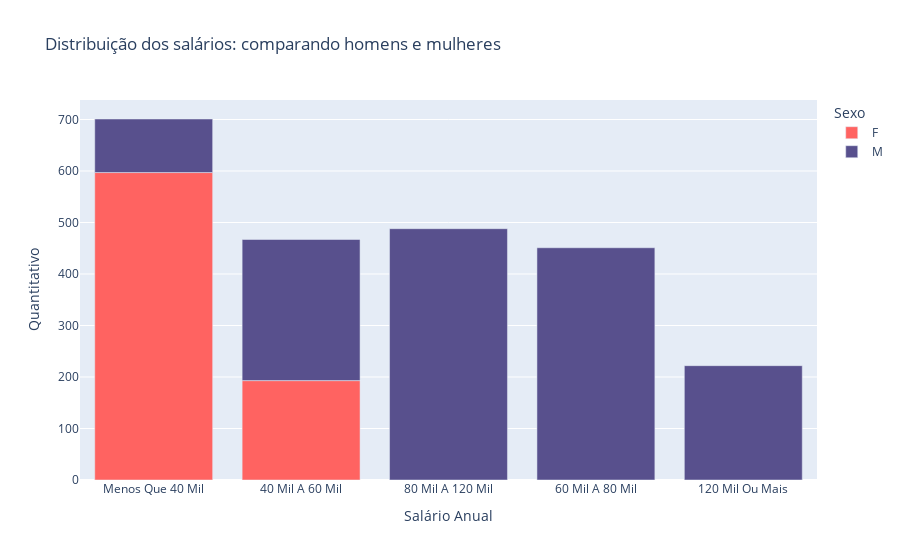

The cell this chart's notebook holds for it:
### Code cell
px.bar(df,x='Salário Anual',y='Quantitativo',color='Sexo',color_discrete_sequence=["#ff6361","#58508d"],title="Distribuição dos salários: comparando homens e mulheres")

### Figure 1 — Plotly figure (JSON) as saved in the notebook; plotly's stock layout.template omitted (floating-point values rounded to 4 significant figures)
{"data": [{"alignmentgroup": "True", "hovertemplate": "Sexo=F<br>Salário Anual=%{x}<br>Quantitativo=%{y}<extra></extra>", "legendgroup": "F", "marker": {"color": "#ff6361", "pattern": {"shape": ""}}, "name": "F", "offsetgroup": "F", "orientation": "v", "showlegend": true, "textposition": "auto", "type": "bar", "x": ["Menos Que 40 Mil", "40 Mil A 60 Mil"], "xaxis": "x", "y": [597, 193], "yaxis": "y"}, {"alignmentgroup": "True", "hovertemplate": "Sexo=M<br>Salário Anual=%{x}<br>Quantitativo=%{y}<extra></extra>", "legendgroup": "M", "marker": {"color": "#58508d", "pattern": {"shape": ""}}, "name": "M", "offsetgroup": "M", "orientation": "v", "showlegend": true, "textposition": "auto", "type": "bar", "x": ["80 Mil A 120 Mil", "60 Mil A 80 Mil", "40 Mil A 60 Mil", "120 Mil Ou Mais", "Menos Que 40 Mil"], "xaxis": "x", "y": [488, 451, 274, 222, 104], "yaxis": "y"}], "layout": {"barmode": "relative", "legend": {"title": {"text": "Sexo"}, "tracegroupgap": 0}, "title": {"text": "Distribuição dos salários: comparando homens e mulheres"}, "xaxis": {"anchor": "y", "domain": [0, 1], "title": {"text": "Salário Anual"}}, "yaxis": {"anchor": "x", "domain": [0, 1], "title": {"text": "Quantitativo"}}}}
